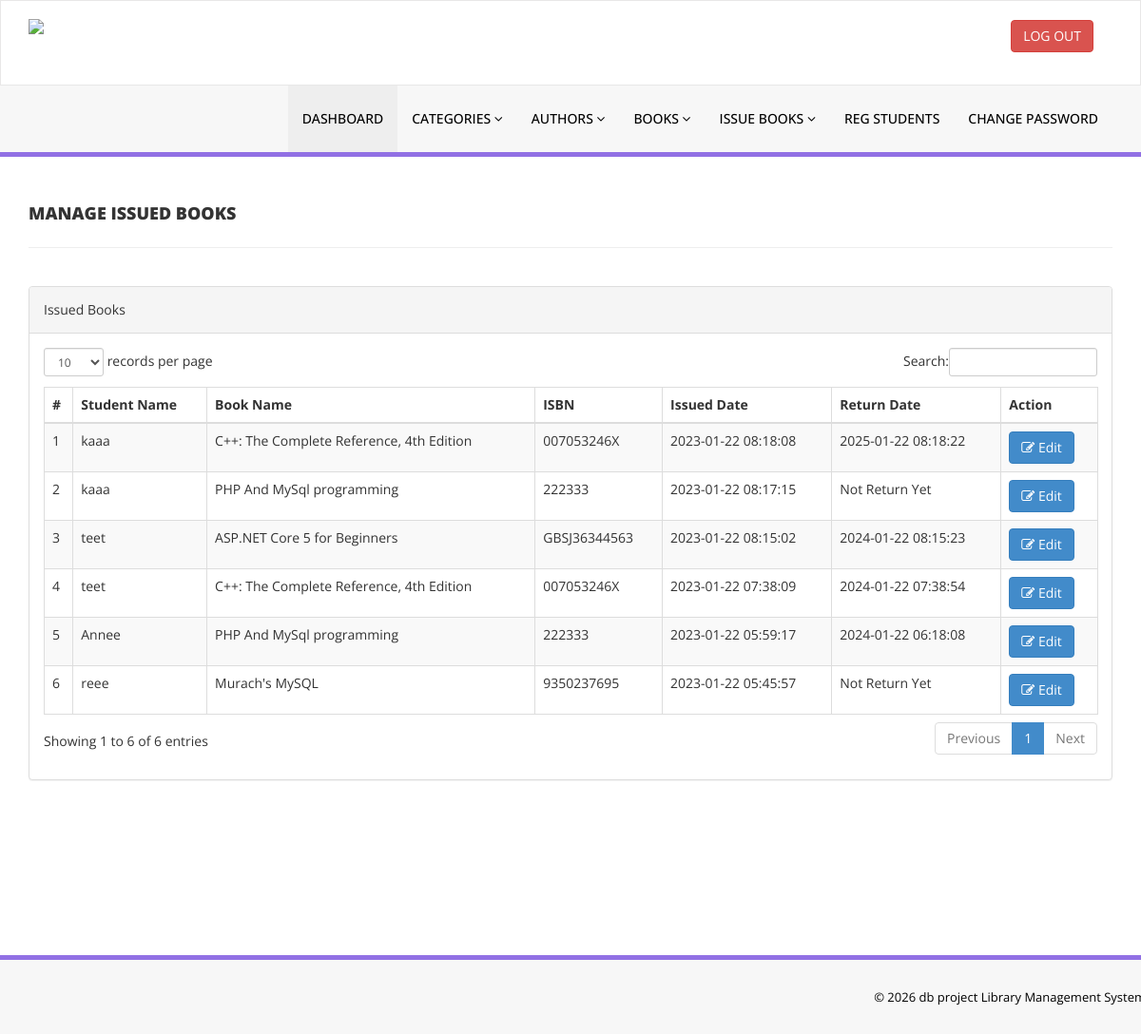
/library/admin/manage-issued-books.php (signed in), run on the app's committed database.
### tables this page shows
CREATE TABLE `tblissuedbookdetails` (
  `id` int(11) NOT NULL,
  `BookId` int(11) DEFAULT NULL,
  `StudentID` varchar(150) DEFAULT NULL,
  `IssuesDate` timestamp NULL DEFAULT current_timestamp(),
  `ReturnDate` timestamp NULL DEFAULT NULL ON UPDATE current_timestamp(),
  `RetrunStatus` int(1) DEFAULT NULL,
  `fine` int(11) DEFAULT NULL
);

CREATE TABLE `tblstudents` (
  `id` int(11) NOT NULL,
  `StudentId` varchar(100) DEFAULT NULL,
  `FullName` varchar(120) DEFAULT NULL,
  `EmailId` varchar(120) DEFAULT NULL,
  `MobileNumber` char(11) DEFAULT NULL,
  `Password` varchar(120) DEFAULT NULL,
  `Status` int(1) DEFAULT NULL,
  `RegDate` timestamp NULL DEFAULT current_timestamp(),
  `UpdationDate` timestamp NULL DEFAULT NULL ON UPDATE current_timestamp()
);

CREATE TABLE `tblbooks` (
  `id` int(11) NOT NULL,
  `BookName` varchar(255) DEFAULT NULL,
  `CatId` int(11) DEFAULT NULL,
  `AuthorId` int(11) DEFAULT NULL,
  `ISBNNumber` varchar(25) DEFAULT NULL,
  `BookPrice` decimal(10,2) DEFAULT NULL,
  `bookImage` varchar(250) NOT NULL,
  `isIssued` int(1) DEFAULT NULL,
  `RegDate` timestamp NULL DEFAULT current_timestamp(),
  `UpdationDate` timestamp NULL DEFAULT NULL ON UPDATE current_timestamp()
);

### library/admin/manage-issued-books.php (the view, shortened to what this page needs)
<?php
include('includes/config.php');
if(strlen($_SESSION['alogin'])==0)
    {
header('location:index.php');
}
else{
    ?>
<!DOCTYPE html>
<html xmlns="http://www.w3.org/1999/xhtml">
<head>
    <link href="assets/css/bootstrap.css" rel="stylesheet" />
    <link href="assets/css/font-awesome.css" rel="stylesheet" />
    <link href="assets/js/dataTables/dataTables.bootstrap.css" rel="stylesheet" />
    <link href="assets/css/style.css" rel="stylesheet" />
</head>
<body>
<?php include('includes/header.php');?>
    <div class="content-wrapper">
         <div class="container">
        <div class="row pad-botm">
            <div class="col-md-12">
                <h4 class="header-line">Manage Issued Books</h4>
    </div>
     <div class="row">
</div>
        </div>
            <div class="row">
                <div class="col-md-12">
                    <div class="panel panel-default">
                        <div class="panel-heading">
                          Issued Books
                        </div>
                        <div class="panel-body">
                            <div class="table-responsive">
                                <table class="table table-striped table-bordered table-hover" id="dataTables-example">
                                    <thead>
                                        <tr>
                                            <th>#</th>
                                            <th>Student Name</th>
                                            <th>Book Name</th>
                                            <th>ISBN </th>
                                            <th>Issued Date</th>
                                            <th>Return Date</th>
                                            <th>Action</th>
                                        </tr>
                                    </thead>
                                    <tbody>
<?php $sql = "SELECT tblstudents.FullName,tblbooks.BookName,tblbooks.ISBNNumber,tblissuedbookdetails.IssuesDate,tblissuedbookdetails.ReturnDate,tblissuedbookdetails.id as rid from  tblissuedbookdetails join tblstudents on tblstudents.StudentId=tblissuedbookdetails.StudentId join tblbooks on tblbooks.id=tblissuedbookdetails.BookId order by tblissuedbookdetails.id desc";
$query = $dbh -> prepare($sql);
$query->execute();
$results=$query->fetchAll(PDO::FETCH_OBJ);
$cnt=1;
if($query->rowCount() > 0)
{
foreach($results as $result)
{               ?>
                                        <tr class="odd gradeX">
                                            <td class="center"><?php echo htmlentities($cnt);?></td>
                                            <td class="center"><?php echo htmlentities($result->FullName);?></td>
                                            <td class="center"><?php echo htmlentities($result->BookName);?></td>
                                            <td class="center"><?php echo htmlentities($result->ISBNNumber);?></td>
                                            <td class="center"><?php echo htmlentities($result->IssuesDate);?></td>
                                            <td class="center"><?php if($result->ReturnDate=="")
                                            {
                                                echo htmlentities("Not Return Yet");
                                            } else {
                                            echo htmlentities($result->ReturnDate);
}
                                            ?></td>
                                            <td class="center">
                                            <a href="update-issue-bookdeails.php?rid=<?php echo htmlentities($result->rid);?>"><button class="btn btn-primary"><i class="fa fa-edit "></i> Edit</button>
                                            </td>
                                        </tr>
 <?php $cnt=$cnt+1;}} ?>
                                    </tbody>
                                </table>
                            </div>
                        </div>
                    </div>
                </div>
            </div>
    </div>
    </div>
  <?php include('includes/footer.php');?>
</body>
</html>
<?php } ?>

### library/admin/assets/css/style.css (style rules this page uses)
.content-wrapper { margin-top: 40px; min-height:800px; padding-bottom:90px; }
.header-line { font-weight:900; padding-bottom:25px; border-bottom:1px solid #eeeeee; text-transform:uppercase; }
.pad-botm { padding-bottom:30px; }

### data on the page
tblissuedbookdetails: tblstudents.FullName "kaaa", BookId.BookName "C++: The Complete Reference, 4th Edition", BookId.ISBNNumber "007053246X", IssuesDate "2023-01-22 08:18:08", ReturnDate "2025-01-22 08:18:22"
tblissuedbookdetails: tblstudents.FullName "kaaa", BookId.BookName "PHP And MySql programming", BookId.ISBNNumber "222333", IssuesDate "2023-01-22 08:17:15"
tblissuedbookdetails: tblstudents.FullName "teet", BookId.BookName "ASP.NET Core 5 for Beginners", BookId.ISBNNumber "GBSJ36344563", IssuesDate "2023-01-22 08:15:02", ReturnDate "2024-01-22 08:15:23"
tblissuedbookdetails: tblstudents.FullName "teet", BookId.BookName "C++: The Complete Reference, 4th Edition", BookId.ISBNNumber "007053246X", IssuesDate "2023-01-22 07:38:09", ReturnDate "2024-01-22 07:38:54"
tblissuedbookdetails: tblstudents.FullName "Annee", BookId.BookName "PHP And MySql programming", BookId.ISBNNumber "222333", IssuesDate "2023-01-22 05:59:17", ReturnDate "2024-01-22 06:18:08"
tblissuedbookdetails: tblstudents.FullName "reee", BookId.BookName "Murach's MySQL", BookId.ISBNNumber "9350237695", IssuesDate "2023-01-22 05:45:57"
